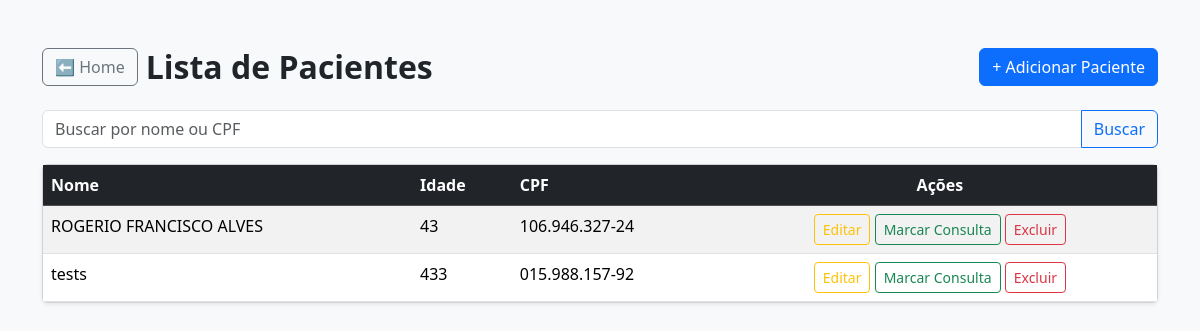
The app's page /pacientes/ with its own data.
### pacientes/models.py (models this page shows, shortened)
class Paciente(models.Model):
    nome = models.CharField(max_length=100)
    idade = models.IntegerField()
    cpf = models.CharField(max_length=14, unique=True)

### pacientes/views.py (the view)
# urls.py: path('', views.listar_pacientes, name='listar_pacientes'),
def listar_pacientes(request):
    termo = request.GET.get('busca', '')
    pacientes = Paciente.objects.all()
    if termo:
        pacientes = pacientes.filter(
            Q(nome__icontains=termo) |
            Q(cpf__icontains=termo.replace('.', '').replace('-', ''))
        )
    return render(request, 'pacientes/listar.html', {
        'pacientes': pacientes,
        'termo': termo
    })

### pacientes/templatetags/cpf_filters.py (called while the page is built)
@register.filter
def mascara_cpf(valor):
    if not valor:
        return ''
    cpf = re.sub(r'\D', '', valor)
    if len(cpf) != 11:
        return valor
    return f'{cpf[:3]}.{cpf[3:6]}.{cpf[6:9]}-{cpf[9:]}'

### pacientes/templates/pacientes/listar.html (shortened to what this page needs)
{% load cpf_filters %}
<!DOCTYPE html>
<html lang="pt-br">
<head>
    <link href="https://cdn.jsdelivr.net/npm/bootstrap@5.3.2/dist/css/bootstrap.min.css" rel="stylesheet">
</head>
<body class="bg-light">
<div class="container mt-5">
    <div class="d-flex justify-content-between align-items-center mb-4">
        <div class="d-flex align-items-center gap-2">
            <a href="{% url 'home' %}" class="btn btn-outline-secondary">
                ⬅ Home
            </a>
            <h2 class="fw-bold mb-0">Lista de Pacientes</h2>
        </div>
        <a href="{% url 'adicionar_paciente' %}" class="btn btn-primary">
            + Adicionar Paciente
        </a>
    </div>
    <form method="get" class="mb-3">
        <div class="input-group">
            <input
                type="text"
                name="busca"
                id="busca"
                class="form-control"
                placeholder="Buscar por nome ou CPF"
                value="{{ termo|default:'' }}"
                oninput="mascaraCPF(this)"
            >
            <button class="btn btn-outline-primary" type="submit">
                Buscar
            </button>
        </div>
    </form>
    <div class="card shadow-sm">
        <div class="card-body p-0">
            <table class="table table-hover table-striped mb-0">
                <thead class="table-dark">
                    <tr>
                        <th>Nome</th>
                        <th>Idade</th>
                        <th>CPF</th>
                        <th class="text-center">Ações</th>
                    </tr>
                </thead>
                <tbody>
                    {% for paciente in pacientes %}
                    <tr>
                        <td>{{ paciente.nome }}</td>
                        <td>{{ paciente.idade }}</td>
                        <td>{{ paciente.cpf|mascara_cpf }}</td>
                       <td class="text-center">
    <a href="{% url 'editar_paciente' paciente.pk %}"
       class="btn btn-sm btn-outline-warning">
        Editar
    </a>
<a href="{% url 'marcar_consulta' paciente.pk %}"
   class="btn btn-sm btn-outline-success">
    Marcar Consulta
</a>
    <a href="{% url 'excluir_paciente' paciente.pk %}"
       class="btn btn-sm btn-outline-danger"
       onclick="return confirm('Deseja realmente excluir este paciente?');">
        Excluir
    </a>
</td>
                    </tr>
                    {% empty %}
                    <tr>
                        <td colspan="4" class="text-center text-muted py-4">
                            Nenhum paciente cadastrado.
                        </td>
                    </tr>
                    {% endfor %}
                </tbody>
            </table>
        </div>
    </div>
</div>
</body>
</html>

### records on screen
Paciente: nome "ROGERIO FRANCISCO ALVES", idade "43", cpf|mascara_cpf "106.946.327-24"
Paciente: nome "tests", idade "433", cpf|mascara_cpf "015.988.157-92"
